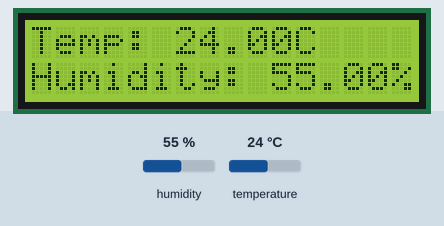
Recording of a sketch running on a simulated Arduino Uno, built with avr-gcc and run on an emulated ATmega328P. Shown: 16×2 character LCD. Inputs (shaded band) come from the test bench; at power-on: humidity 55 %, temperature 24 °C.

Above: at 3.2 s.
3.3 s: humidity set to 22 %
At 5.2 s:
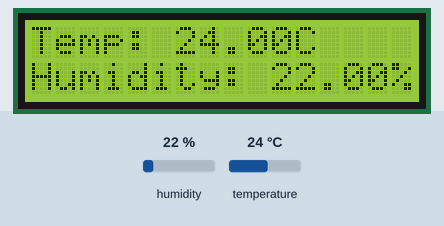
6.0 s: temperature set to 12 °C
At 6.7 s:
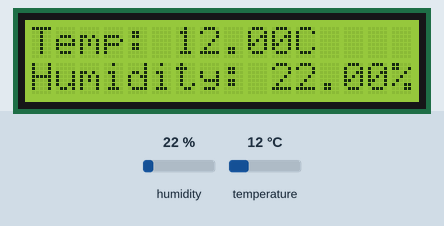
8.7 s: humidity set to 40 %
At 10.7 s:
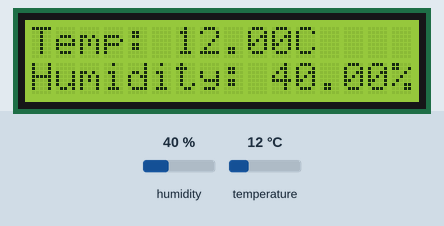
11.7 s: temperature set to 19 °C
At 13.4 s:
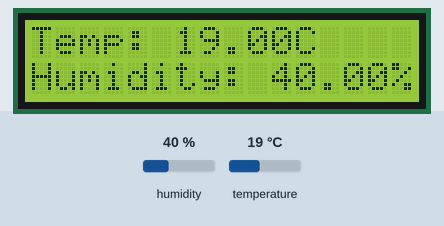
Timing chart, 0 to 14.9 s (numbered marks = the images above; inputs shaded):
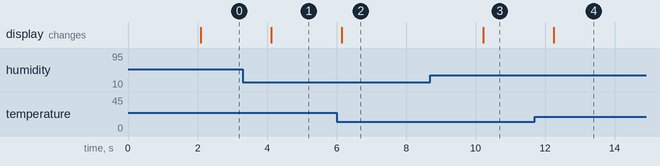

Measured:
- after the input at 3.3 s, the display: changes after 0.82 s (image 1)
- after the input at 6.0 s, the display: changes after 0.16 s (image 2)
- after the input at 8.7 s, the display: changes after 1.5 s (image 3)
- after the input at 11.7 s, the display: changes after 0.55 s (image 4)

The sketch:

LDR_LCD_Arduino.ino
```cpp
#include <LiquidCrystal.h>
#include <DHT.h>

// Define the DHT sensor type and pin
#define DHTPIN 2       // Pin connected to the DHT sensor
#define DHTTYPE DHT11  // Replace with DHT22 if you're using DHT22
DHT dht(DHTPIN, DHTTYPE);

// Initialize the LCD (RS, E, D4, D5, D6, D7)
LiquidCrystal lcd(6, 7, 5, 4, 3, 8);

void setup() {
  // Initialize the DHT sensor
  dht.begin();

  // Initialize the LCD
  lcd.begin(16, 2);

  // Print a message on the LCD
  lcd.setCursor(0, 0);
  lcd.print("Initializing...");
  delay(2000);  // Wait for the sensor to stabilize
}

void loop() {
  // Read temperature and humidity from the DHT sensor
  float humidity = dht.readHumidity();
  float temperature = dht.readTemperature();

  // Check if the readings are valid
  if (isnan(humidity) || isnan(temperature)) {
    lcd.clear();
    lcd.setCursor(0, 0);
    lcd.print("Sensor Error!");
    delay(2000);  // Wait before retrying
    return;
  }

  // Display temperature on the first row
  lcd.clear();
  lcd.setCursor(0, 0);  // Set the cursor to the top-left
  lcd.print("Temp: ");
  lcd.print(temperature);
  lcd.print("C");

  // Display humidity on the second row
  lcd.setCursor(0, 1);  // Set the cursor to the second row
  lcd.print("Humidity: ");
  lcd.print(humidity);
  lcd.print("%");

  // Wait for a short period before updating again
  delay(2000);
}
```
